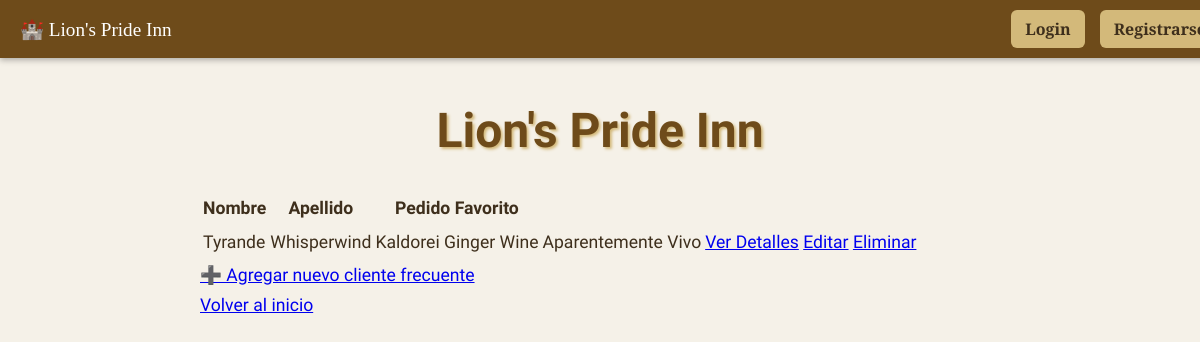
Before: /clientes/ with the older database file.
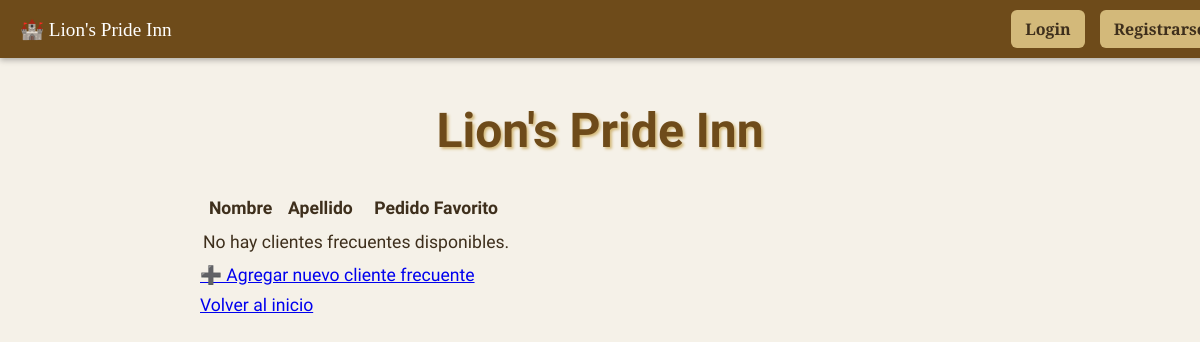
After: the same page with the newer database file.
### Taberna/models.py (models this page shows, shortened)
class ClienteFrecuente(models.Model):
    nombre = models.CharField(max_length=100)
    apellido = models.CharField(max_length=100)
    pedido_favorito = models.CharField(max_length=100)

### Taberna/views.py (the view)
# urls.py: path('clientes/', views.ClienteFrecuenteListView.as_view(), name='clientes_frecuentes'),
class ClienteFrecuenteListView(ListView):
    model = ClienteFrecuente
    template_name = 'Taberna/clientes_frecuentes.html'
    context_object_name = 'clientes_frecuentes'
    def get_queryset(self):
        queryset = super().get_queryset()
        busqueda = self.request.GET.get('busqueda', None)
        if busqueda:
            queryset = queryset.filter(nombre__icontains=busqueda)
        return queryset

### Taberna/templates/Taberna/clientes_frecuentes.html
{% extends "Taberna/base.html" %}
{% block content %}
<div class="table-responsive">
  <table class="table table-bordered">
    <thead>
      <tr>
        <th>Nombre</th>
        <th>Apellido</th>
        <th>Pedido Favorito</th>
      </tr>
    </thead>
    <tbody>
      {% for cliente in clientes_frecuentes %}
        <tr>
          <td>{{ cliente.nombre }}</td>
          <td>{{ cliente.apellido }}</td>
          <td>{{ cliente.pedido_favorito }}</td>
          {% if post.estado == "D" %}
            <td>No avistado hace tiempo</td>
          {% else %}
            <td>Aparentemente Vivo</td>
          {% endif %}
          <td>
            <a href="{% url 'Taberna:detalle_clientes_frecuentes' cliente.id %}" class="btn btn-sm btn-info">Ver Detalles</a>
            <a href="{% url 'Taberna:actualizar_cliente_frecuente' cliente.id %}" class="btn btn-sm btn-warning">Editar</a>
            <a href="{% url 'Taberna:cliente_frecuente_confirm_delete' cliente.id %}" class="btn btn-sm btn-danger">Eliminar</a>
          </td>
        </tr>
      {% empty %}
        <tr>
          <td colspan="3">No hay clientes frecuentes disponibles.</td>
        </tr>
      {% endfor %}
    </tbody>
  </table>
</div>
<div class="text-center mt-4">
  <a href="{% url 'Taberna:crear_cliente_frecuente' %}" class="btn btn-success">
    ➕ Agregar nuevo cliente frecuente
  </a>
  <br>
    <a href="{% url 'Taberna:home' %}">Volver al inicio</a>
  <br>
</div>
{% endblock %}

Changed rows visible on the page:
removed ClienteFrecuente: nombre "Tyrande", apellido "Whisperwind", pedido_favorito "Kaldorei Ginger Wine"
Other visible differences:
text now shown: "No hay clientes frecuentes disponibles."
